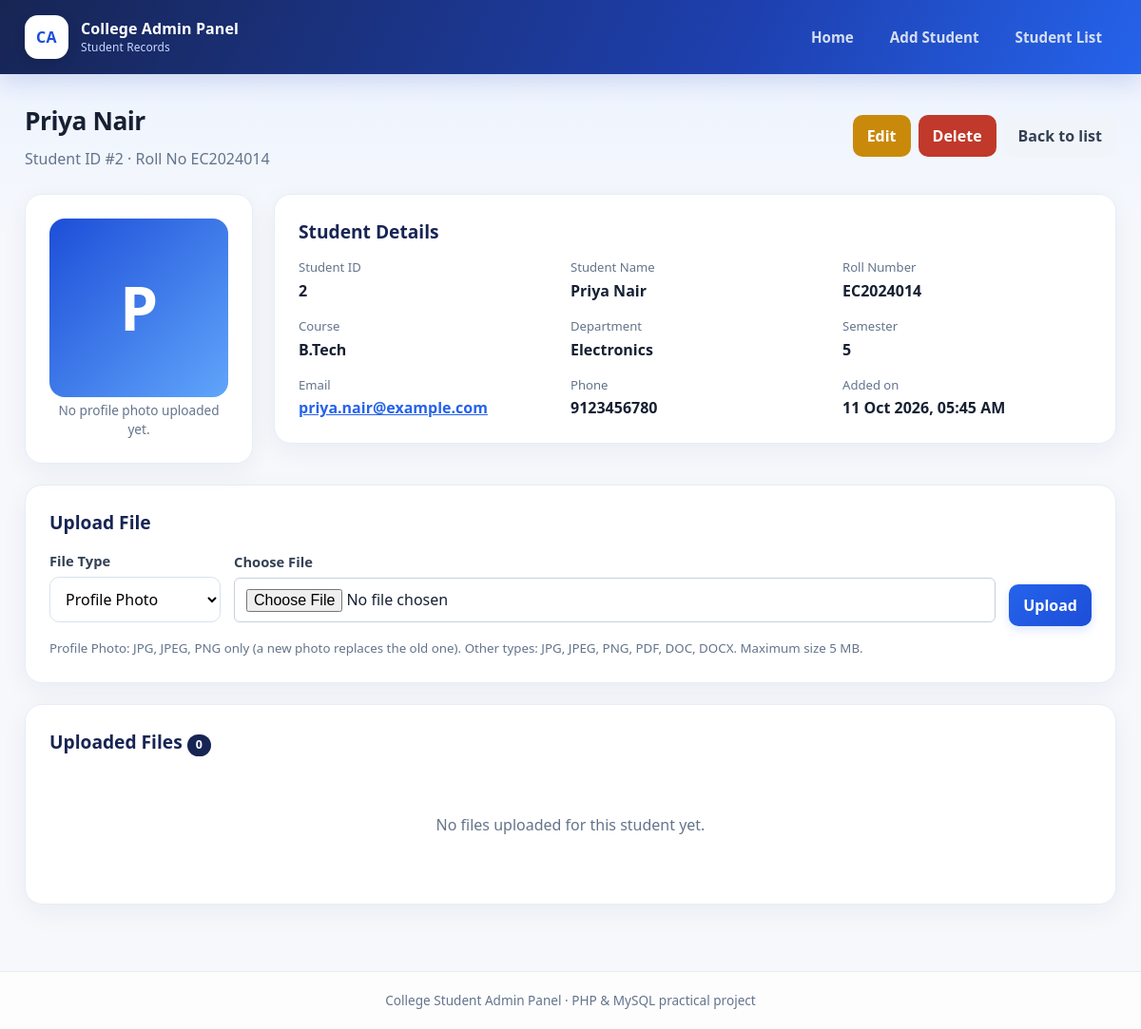
Page /view_student.php?id=2 on the committed database.
### tables this page shows
CREATE TABLE students (
  student_id   INT UNSIGNED NOT NULL AUTO_INCREMENT,
  student_name VARCHAR(100) NOT NULL,
  roll_number  VARCHAR(30)  NOT NULL,
  course       VARCHAR(100) NOT NULL,
  department   VARCHAR(100) NOT NULL,
  semester     TINYINT UNSIGNED NOT NULL,
  email        VARCHAR(150) NOT NULL,
  phone        VARCHAR(20)  NOT NULL,
  created_at   TIMESTAMP NOT NULL DEFAULT CURRENT_TIMESTAMP,
  PRIMARY KEY (student_id),
  UNIQUE KEY uq_roll_number (roll_number)       
);

### view_student.php (the view, shortened to what this page needs)
<?php
require_once 'config.php';
$id = (int)($_GET['id'] ?? 0);
$student = $id > 0 ? get_student($conn, $id) : null;
$photo = get_profile_photo($conn, $id);
$stmt = $conn->prepare('SELECT * FROM student_files WHERE student_id = ? ORDER BY upload_date DESC, file_id DESC');
$stmt->bind_param('i', $id);
$stmt->execute();
$files = $stmt->get_result()->fetch_all(MYSQLI_ASSOC);
$categories = file_categories();
?>
<div class="page-head">
    <div>
        <h1><?= e($student['student_name']) ?></h1>
        <p class="muted">Student ID #<?= (int)$student['student_id'] ?> &middot; Roll No <?= e($student['roll_number']) ?></p>
    </div>
    <div class="head-actions">
        <a class="btn btn-warn" href="edit_student.php?id=<?= (int)$id ?>">Edit</a>
        <form method="post" action="delete_student.php" class="inline"
              data-confirm="Delete <?= e($student['student_name']) ?> and all uploaded files? This cannot be undone.">
            <button type="submit" class="btn btn-danger">Delete</button>
        </form>
        <a class="btn btn-light" href="index.php">Back to list</a>
    </div>
</div>
<div class="profile-layout">
    <aside class="card profile-photo">
        <?php if ($photo): ?>
            <img src="<?= e($photo['file_path']) ?>" alt="Profile photo of <?= e($student['student_name']) ?>">
            <p class="muted small"><?= e($photo['original_name']) ?><br><?= e(format_size($photo['file_size'])) ?></p>
        <?php else: ?>
            <div class="photo-empty"><?= e(strtoupper(mb_substr($student['student_name'], 0, 1))) ?></div>
            <p class="muted small">No profile photo uploaded yet.</p>
        <?php endif; ?>
    </aside>
    <section class="card">
        <h2>Student Details</h2>
        <dl class="details">
            <div><dt>Student ID</dt><dd><?= (int)$student['student_id'] ?></dd></div>
            <div><dt>Student Name</dt><dd><?= e($student['student_name']) ?></dd></div>
            <div><dt>Roll Number</dt><dd><?= e($student['roll_number']) ?></dd></div>
            <div><dt>Course</dt><dd><?= e($student['course']) ?></dd></div>
            <div><dt>Department</dt><dd><?= e($student['department']) ?></dd></div>
            <div><dt>Semester</dt><dd><?= (int)$student['semester'] ?></dd></div>
            <div><dt>Email</dt><dd><a href="mailto:<?= e($student['email']) ?>"><?= e($student['email']) ?></a></dd></div>
            <div><dt>Phone</dt><dd><?= e($student['phone']) ?></dd></div>
            <div><dt>Added on</dt><dd><?= e(format_date($student['created_at'])) ?></dd></div>
        </dl>
    </section>
</div>
<section class="card">
    <h2>Upload File</h2>
    <form method="post" action="upload_file.php" enctype="multipart/form-data" class="upload-form">
        <div class="field">
            <label for="category">File Type</label>
            <select name="category" id="category" required>
                <?php foreach ($categories as $key => $label): ?>
                    <option value="<?= e($key) ?>"><?= e($label) ?></option>
                <?php endforeach; ?>
            </select>
        </div>
        <div class="field grow">
            <label for="file">Choose File</label>
            <input type="file" name="file" id="file" accept=".jpg,.jpeg,.png,.pdf,.doc,.docx" required>
        </div>
        <button type="submit" class="btn btn-primary">Upload</button>
    </form>
    <small class="muted">
        Profile Photo: JPG, JPEG, PNG only (a new photo replaces the old one).
        Other types: JPG, JPEG, PNG, PDF, DOC, DOCX. Maximum size <?= e(format_size(MAX_FILE_SIZE)) ?>.
    </small>
</section>
<section class="card">
    <h2>Uploaded Files <span class="badge"><?= count($files) ?></span></h2>
    <?php if (!$files): ?>
        <div class="empty"><p>No files uploaded for this student yet.</p></div>
    <?php endif; ?>
</section>

### css/style.css (style rules this page uses)
:root { --ink: #14213d; --ink-soft: #3d4a66; --accent: #0f766e; --accent-dark: #0b5a54; --gold: #e0a526; --bg: #eef2f6; --card: #ffffff; --line: #dbe2ea; --muted: #6b778c; --ok-bg: #e3f6ec; --ok: #146c43; --err-bg: #fde8e8; --err: #a61b1b; --warn-bg: #fff4d6; --warn: #8a5a00; }
* { box-sizing: border-box; }
body { margin: 0; font-family: "Segoe UI", Tahoma, Arial, sans-serif; background: var(--bg); color: var(--ink); line-height: 1.5; min-height: 100vh; display: flex; flex-direction: column; }
a { color: var(--accent); }
h1 { margin: 0; font-size: 1.7rem; }
h2 { margin: 0 0 14px; font-size: 1.2rem; }
.page-head { display: flex; justify-content: space-between; align-items: flex-start; gap: 16px; flex-wrap: wrap; margin-bottom: 20px; }
.head-actions { display: flex; gap: 8px; flex-wrap: wrap; align-items: center; }
.muted { color: var(--muted); }
.small { font-size: .85rem; }
p.muted { margin: 4px 0 0; }
.card { background: var(--card); border: 1px solid var(--line); border-radius: 10px; padding: 22px; margin-bottom: 22px; box-shadow: 0 1px 3px rgba(20,33,61,.06); }
.btn { display: inline-block; padding: 9px 18px; border: 0; border-radius: 6px; cursor: pointer; font: inherit; font-weight: 600; text-decoration: none; color: #fff; background: var(--ink-soft); }
.btn-primary { background: var(--accent); }
.btn-light { background: #e6ebf2; color: var(--ink); }
.btn-warn { background: #c98a0b; }
.btn-danger { background: #c0392b; }
form.inline { display: inline; margin: 0; }
.badge { display: inline-block; min-width: 24px; text-align: center; padding: 2px 9px; border-radius: 99px; background: var(--ink); color: #fff; font-size: .78rem; font-weight: 600; }
.empty { text-align: center; padding: 30px 10px; color: var(--muted); }
.field { display: flex; flex-direction: column; gap: 6px; margin-bottom: 4px; }
.field label { font-weight: 600; font-size: .92rem; }
input[type=text], input[type=email], input[type=file], select { padding: 10px 12px; border: 1px solid #c5cfdb; border-radius: 6px; font: inherit; background: #fff; width: 100%; }
.upload-form { display: flex; gap: 14px; align-items: flex-end; flex-wrap: wrap; margin-bottom: 10px; }
.upload-form .field { min-width: 180px; }
.upload-form .grow { flex: 1; min-width: 240px; }
.profile-layout { display: grid; grid-template-columns: 240px 1fr; gap: 22px; align-items: start; }
.profile-photo { text-align: center; }
.photo-empty { width: 100%; aspect-ratio: 1 / 1; border-radius: 8px; background: var(--ink-soft); color: #fff; display: grid; place-items: center; font-size: 4rem; font-weight: 700; }
.details { display: grid; grid-template-columns: repeat(auto-fit, minmax(210px, 1fr)); gap: 16px 24px; margin: 0; }
.details dt { color: var(--muted); font-size: .82rem; }
.details dd { margin: 2px 0 0; font-weight: 600; word-break: break-word; }
:root { --ink: #172554; --ink-soft: #334155; --accent: #2563eb; --accent-dark: #1d4ed8; --gold: #38bdf8; --bg: #f4f7fc; --card: #ffffff; --line: #e2e8f0; --muted: #64748b; --ok-bg: #dcfce7; --ok: #166534; --err-bg: #fee2e2; --err: #991b1b; --warn-bg: #fef3c7; --warn: #92400e; }
body { background: linear-gradient(180deg, #eaf2ff 0, #f6f8fc 250px, #f6f8fc 100%); color: #172033; }
h1 { font-size: clamp(1.6rem, 2.2vw, 2.15rem); letter-spacing: -.5px; }
h2 { color: #172554; }
.page-head { align-items: center; margin-bottom: 25px; }
.page-head p.muted { margin-top: 7px; }
.card { border: 1px solid #e7edf6; border-radius: 18px; padding: 25px; box-shadow: 0 8px 28px rgba(15, 35, 75, .055); transition: box-shadow .2s, transform .2s; }
.btn { border-radius: 10px; padding: 10px 15px; font-weight: 650; transition: .18s ease; }
.btn-primary { background: linear-gradient(135deg, #2563eb, #1d4ed8); box-shadow: 0 4px 10px rgba(37,99,235,.16); }
.btn-light { background: #f1f5f9; border-color: #e2e8f0; color: #334155; }
input, select, textarea { border: 1px solid #d8e1ef; border-radius: 10px; padding: 11px 12px; background: #fff; transition: border-color .18s, box-shadow .18s; }
.field label { color: #334155; font-weight: 650; }
.photo-empty { background: linear-gradient(135deg, #1d4ed8, #60a5fa); border-radius: 16px; }

### rows in the picture
students: student_name "Priya Nair", student_id "2", roll_number "EC2024014", student_name "P", course "B.Tech", department "Electronics", semester "5", email "priya.nair@example.com", phone "9123456780", created_at "11 Oct 2026, 05:45 AM"

### other values in the picture
$label "Home"
$label "Add Student"
$label "Student List"
format_size(MAX_FILE_SIZE) "5 MB"
count($files) "0"
form field category "Profile Photo"
